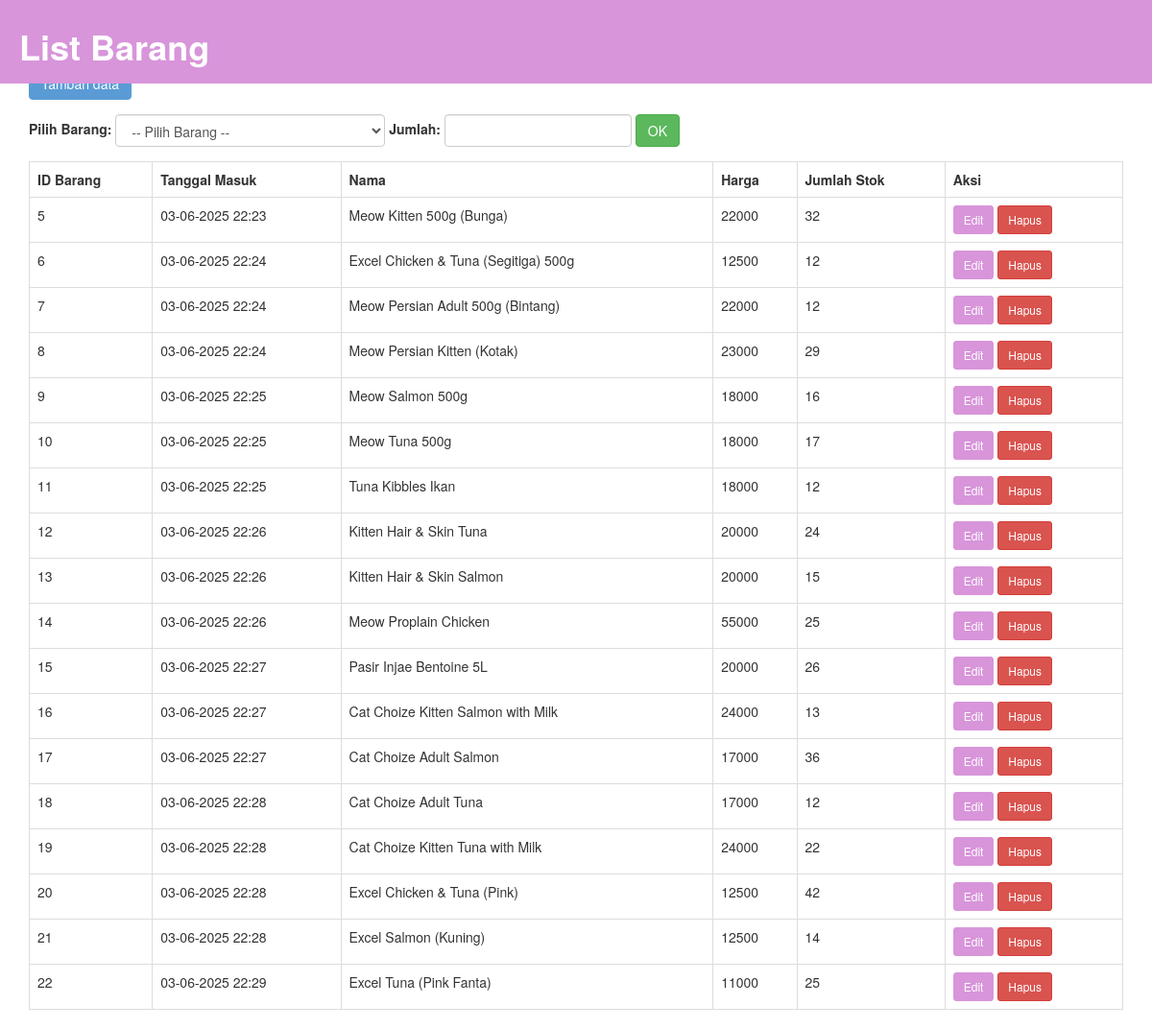
The page /barang3.php (signed in) on the database its author committed.
### tables this page shows
CREATE TABLE `barang` (
  `id_barang` int(11) NOT NULL,
  `tanggal_masuk` datetime NOT NULL,
  `nama` varchar(50) NOT NULL,
  `harga` int(11) NOT NULL,
  `jumlah` int(11) NOT NULL
);

### barang3.php (the view, shortened to what this page needs)
<?php
include 'config1.php';
$view = $dbconnect->query("SELECT * FROM barang");
?>
<!DOCTYPE html>
<html>
<head>
    <link rel="stylesheet" href="https://cdn.jsdelivr.net/npm/bootstrap@3.3.7/dist/css/bootstrap.min.css">
</head>
<body>
    <div class="container">
        <div class="header">
            <h1><strong>List Barang</strong></h1>
        </div>
        <a href="add_barang4.php" class="btn btn-custom1">Tambah data</a>
                <form method="POST" class="form-inline" style="margin: 15px 0;">
                    <div class="form-group">
                        <label for="id_barang">Pilih Barang:</label>
                        <select name="id_barang" class="form-control" required>
                            <option value="">-- Pilih Barang --</option>
                        </select>
                    </div>
                    <div class="form-group">
                        <label for="jumlah">Jumlah:</label>
                        <input type="number" name="jumlah" class="form-control" required min="1">
                    </div>
                    <button type="submit" name="tambah_qty" class="btn btn-success">OK</button>
                </form>
        <table class="table table-bordered">
            <tr>
                <th>ID Barang</th>
                <th>Tanggal Masuk</th>
                <th>Nama</th>
                <th>Harga</th>
                <th>Jumlah Stok</th>
                <th>Aksi</th>
            </tr>
            <?php while ($row = $view->fetch_array()) { ?>
            <tr>
                <td><?= $row['id_barang'] ?></td>
                <td><?= date('d-m-Y H:i', strtotime($row['tanggal_masuk'])) ?? '-' ?></td>
                <td><?= $row['nama'] ?></td>
                <td><?= $row['harga'] ?></td>
                <td><?= $row['jumlah'] ?></td>
                <td>
                    <a href="edit_barang5.php?id=<?= $row['id_barang'] ?>" class="btn btn-custom btn-sm">Edit</a>
                    <a href="hapus_barang6.php?id=<?= $row['id_barang'] ?>" class="btn btn-danger btn-sm" onclick="return confirm('Apakah anda yakin menghapus?')">Hapus</a>
                </td>
            </tr>
            <?php } ?>
        </table>
    </div>
</body>
</html>

### barang3.php (style rules this page uses)
.header { display: flex; align-items: center; justify-content: flex-start; padding: 8px 20px; background: #d895da; color: white; width: 100%; position: fixed; top: 0; left: 0; z-index: 1000; }
.container { margin-top: 70px; }
.btn-custom { background-color: #d895da; border-color: #d895da; color: #fff; }
.btn-custom1 { background-color: #5a9bd5; border-color: #5a9bd5; color: #fff; }

### rows shown on the page
barang: id_barang "5", tanggal_masuk "03-06-2025 22:23", nama "Meow Kitten 500g (Bunga)", harga "22000", jumlah "32"
barang: id_barang "6", tanggal_masuk "03-06-2025 22:24", nama "Excel Chicken & Tuna (Segitiga) 500g", harga "12500", jumlah "12"
barang: id_barang "7", tanggal_masuk "03-06-2025 22:24", nama "Meow Persian Adult 500g (Bintang)", harga "22000", jumlah "12"
barang: id_barang "8", tanggal_masuk "03-06-2025 22:24", nama "Meow Persian Kitten (Kotak)", harga "23000", jumlah "29"
barang: id_barang "9", tanggal_masuk "03-06-2025 22:25", nama "Meow Salmon 500g", harga "18000", jumlah "16"
barang: id_barang "10", tanggal_masuk "03-06-2025 22:25", nama "Meow Tuna 500g", harga "18000", jumlah "17"
barang: id_barang "11", tanggal_masuk "03-06-2025 22:25", nama "Tuna Kibbles Ikan", harga "18000", jumlah "12"
barang: id_barang "12", tanggal_masuk "03-06-2025 22:26", nama "Kitten Hair & Skin Tuna", harga "20000", jumlah "24"
barang: id_barang "13", tanggal_masuk "03-06-2025 22:26", nama "Kitten Hair & Skin Salmon", harga "20000", jumlah "15"
barang: id_barang "14", tanggal_masuk "03-06-2025 22:26", nama "Meow Proplain Chicken", harga "55000", jumlah "25"
barang: id_barang "15", tanggal_masuk "03-06-2025 22:27", nama "Pasir Injae Bentoine 5L", harga "20000", jumlah "26"
barang: id_barang "16", tanggal_masuk "03-06-2025 22:27", nama "Cat Choize Kitten Salmon with Milk", harga "24000", jumlah "13"
barang: id_barang "17", tanggal_masuk "03-06-2025 22:27", nama "Cat Choize Adult Salmon", harga "17000", jumlah "36"
barang: id_barang "18", tanggal_masuk "03-06-2025 22:28", nama "Cat Choize Adult Tuna", harga "17000", jumlah "12"
barang: id_barang "19", tanggal_masuk "03-06-2025 22:28", nama "Cat Choize Kitten Tuna with Milk", harga "24000", jumlah "22"
barang: id_barang "20", tanggal_masuk "03-06-2025 22:28", nama "Excel Chicken & Tuna (Pink)", harga "12500", jumlah "42"
barang: id_barang "21", tanggal_masuk "03-06-2025 22:28", nama "Excel Salmon (Kuning)", harga "12500", jumlah "14"
barang: id_barang "22", tanggal_masuk "03-06-2025 22:29", nama "Excel Tuna (Pink Fanta)", harga "11000", jumlah "25"
